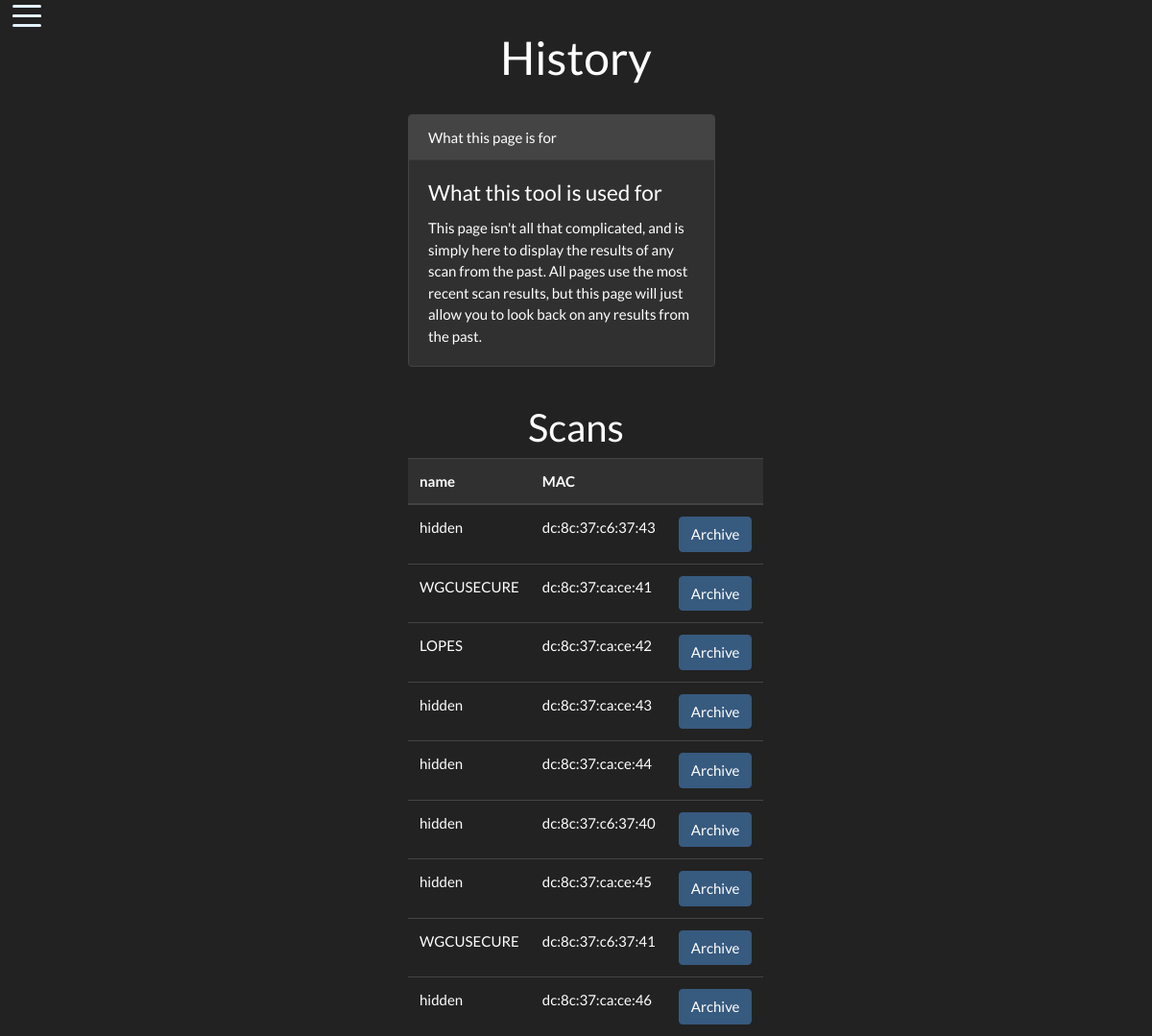
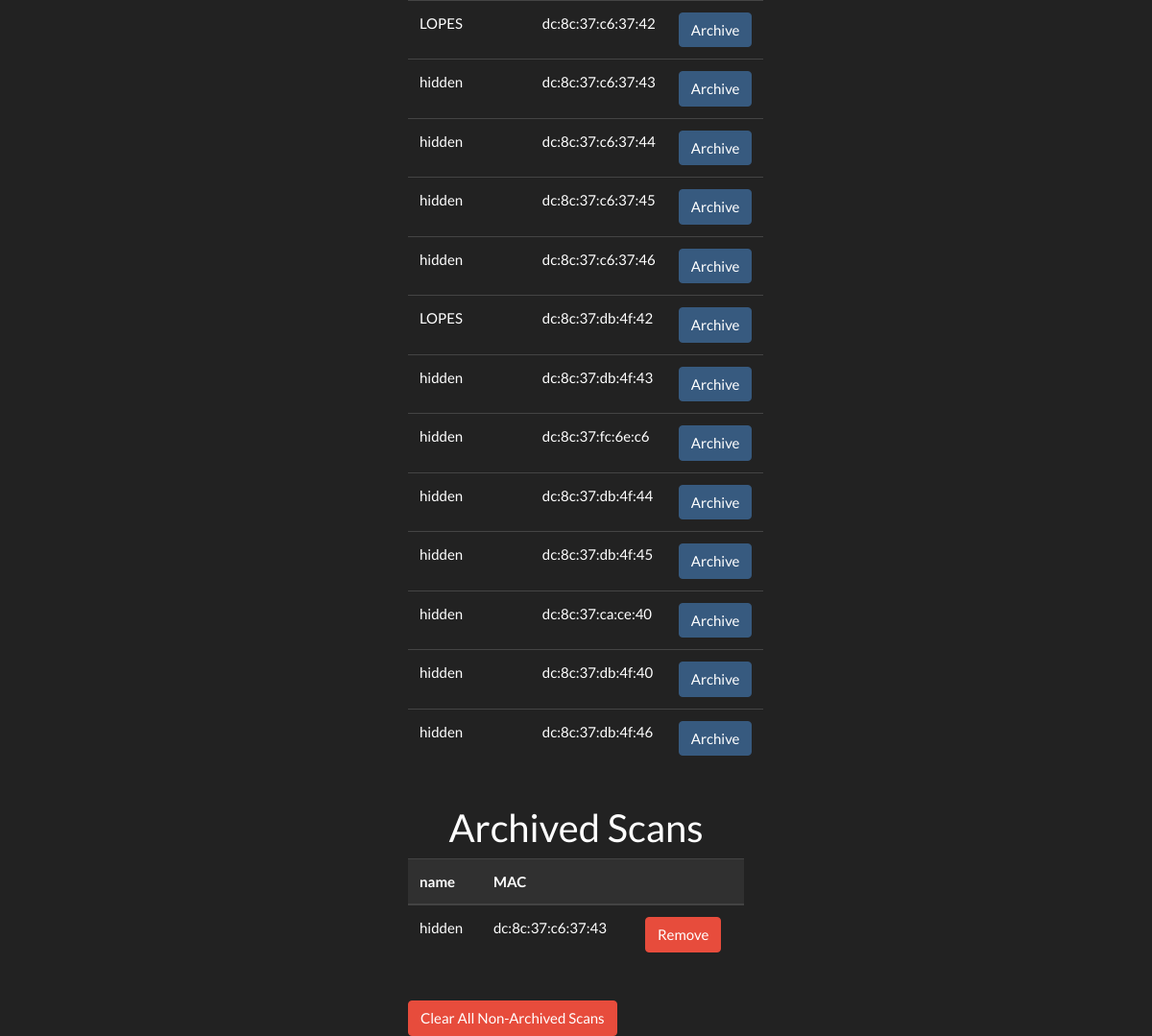
The app's page /history with its own data (2 pictures, top to bottom).
### app.py (models this page shows, shortened)
class device(db.Model):
    device_id = db.Column(db.Integer, primary_key=True)
    scan_group = db.Column(db.Integer, nullable=False, default=0)
    device_name = db.Column(db.String(50), nullable=False)
    mac_address = db.Column(db.String(17), nullable=False, default='00:00:00:00:00:00')
    archived = db.Column(db.Boolean, nullable=False , default=False)
    channel = db.Column(db.Integer, nullable=False, default=1)
    date_scanned = db.Column(db.DateTime, nullable=False, default=datetime.utcnow)

### app.py (the view)
@app.route("/history" ,methods=["GET", "POST"])
def display_history_page():
    if request.method == 'POST':
        if("archive" in request.form):
            device_to_archive_id = request.form['device_id']
            device_to_archive = device.query.filter_by(device_id=device_to_archive_id).first()
            device_to_archive.archived=True
        elif("clear" in request.form):
            device.query.filter_by(archived=False).delete()
        else:
            print("removing")
            device_to_archive_id = request.form['device_id']
            device_to_unarchive_id=request.form['device_id']
            device_to_unarchive = device.query.filter_by(device_id=device_to_unarchive_id).first()
            device_to_unarchive.archived=False
        try:
            db.session.commit()
        except (sqlalchemy.exc.SQLAlchemyError, sqlalchemy.exc.DBAPIError) as e:
            print(str(e))
            db.session.rollback()
        return render_template('history.html',archived=get_archived_scans(), scans=get_all_scans())
    else:
        return render_template('history.html',archived=get_archived_scans(), scans=get_all_scans())

### app.py (called while the page is built)
def get_all_scans():
    return device.query.all()

def get_archived_scans():
    return device.query.filter_by(archived=True).all()

### templates/history.html (shortened to what this page needs)
{% extends 'base.html' %}
{% block body %}
<h1 class="text-center">History</h1>
<br>
<div class="container">
    <div class="row">
      <div class="col-sm-4">
      </div>
      <div class="col-sm-4">
        <div class="card border-secondary mb-3" style="max-width: 20rem;">
            <div class="card-header">What this page is for</div>
            <div class="card-body">
              <h4 class="card-title">What this tool is used for</h4>
              <p class="card-text">
                  This page isn't all that complicated, and is simply here to display the results of any scan from the past. All pages use the most recent scan results,
                  but this page will just allow you to look back on any results from the past.
              </p>
            </div>
        </div>
        <br/>
        <h2 class="text-center">Scans</h1>
        <table class="table">
            <thead class="thead-dark">
                <tr>
                <th scope="col">name</th>
                <th scope="col">MAC</th>
                <th scope="col"></th>
                </tr>
            </thead>
            <tbody>
                {% for device in scans %}
                    <tr>
                        <form action='/history' method='POST'>
                            <td>{{device["device_name"]}}</td>
                            <td>{{device["mac_address"]}}</td>
                            <td><button align="center" id="archive" name="archive" type="submit" class="btn btn-primary">Archive</button></td>
                        </form>
                    </tr>
                {% endfor %}
            </tbody>
        </table>
        <br/>
        <h2 class="text-center">Archived Scans</h1>
        <table class="table">
            <thead class="thead-dark">
                <tr>
                <th scope="col">name</th>
                <th scope="col">MAC</th>
                <th scope="col"></th>
                </tr>
            </thead>
            <tbody>
                {% for device in archived %}
                    <tr>
                        <form action='/history' method='POST'>
                            <td>{{device["device_name"]}}</td>
                            <td>{{device["mac_address"]}}</td>
                            <td><button align="center" id="remove" name="remove" type="submit" class="btn btn-danger">Remove</button></td>
                        </form>
                    </tr>
                {% endfor %}
            </tbody>
        </table>
        <br/>
        <form action='/history' method='POST'>
            <button align="center" id="clear" name="clear" type="submit" class="btn btn-danger">Clear All Non-Archived Scans</button>
        </form>
      </div>
      <div class="col-sm-4">
      </div>
    </div>
  </div>
{% endblock %}

### templates/base.html (shortened to what this page needs)
<!DOCTYPE html>
<html lang="en">
    <head>
        <link href="{{ url_for('static', filename='css/bootstrap.min.css') }}" rel="stylesheet">
        <link href="{{ url_for('static', filename='css/watchdogs.css') }}" rel="stylesheet">
    </head>
    <body>
        <button onclick="openNav()" class="navbar-toggler second-button" type="button" data-toggle="collapse" data-target="#navbarSupportedContent23"
            aria-controls="navbarSupportedContent23" aria-expanded="false" aria-label="Toggle navigation">
            <div class="animated-icon2"><span></span><span></span><span></span></div>
        </button>
        {% block body %}
        {% endblock %}
    </body>
</html>

### static/css/watchdogs.css (style rules this page uses)
.animated-icon1, .animated-icon2, .animated-icon3 { width: 30px; height: 20px; position: relative; margin: 0px; -webkit-transform: rotate(0deg); -moz-transform: rotate(0deg); -o-transform: rotate(0deg); transform: rotate(0deg); -webkit-transition: .5s ease-in-out; -moz-transition: .5s ease-in-out; -o-transition: .5s ease-in-out; transition: .5s ease-in-out; cursor: pointer; }
.animated-icon1 span, .animated-icon2 span, .animated-icon3 span { display: block; position: absolute; height: 3px; width: 100%; border-radius: 9px; opacity: 1; left: 0; -webkit-transform: rotate(0deg); -moz-transform: rotate(0deg); -o-transform: rotate(0deg); transform: rotate(0deg); -webkit-transition: .25s ease-in-out; -moz-transition: .25s ease-in-out; -o-transition: .25s ease-in-out; transition: .25s ease-in-out; }
.animated-icon2 span { background: #e3f2fd; }
.animated-icon2 span:nth-child(1) { top: 0px; }
.animated-icon2 span:nth-child(2), .animated-icon2 span:nth-child(3) { top: 10px; }
.animated-icon2 span:nth-child(4) { top: 20px; }

### records on screen
device: device_name "hidden", mac_address "dc:8c:37:c6:37:43"
device: device_name "WGCUSECURE", mac_address "dc:8c:37:ca:ce:41"
device: device_name "LOPES", mac_address "dc:8c:37:ca:ce:42"
device: device_name "hidden", mac_address "dc:8c:37:ca:ce:43"
device: device_name "hidden", mac_address "dc:8c:37:ca:ce:44"
device: device_name "hidden", mac_address "dc:8c:37:c6:37:40"
device: device_name "hidden", mac_address "dc:8c:37:ca:ce:45"
device: device_name "WGCUSECURE", mac_address "dc:8c:37:c6:37:41"
device: device_name "hidden", mac_address "dc:8c:37:ca:ce:46"
device: device_name "LOPES", mac_address "dc:8c:37:c6:37:42"
device: device_name "hidden", mac_address "dc:8c:37:c6:37:43"
device: device_name "hidden", mac_address "dc:8c:37:c6:37:44"
device: device_name "hidden", mac_address "dc:8c:37:c6:37:45"
device: device_name "hidden", mac_address "dc:8c:37:c6:37:46"
device: device_name "LOPES", mac_address "dc:8c:37:db:4f:42"
device: device_name "hidden", mac_address "dc:8c:37:db:4f:43"
device: device_name "hidden", mac_address "dc:8c:37:fc:6e:c6"
device: device_name "hidden", mac_address "dc:8c:37:db:4f:44"
device: device_name "hidden", mac_address "dc:8c:37:db:4f:45"
device: device_name "hidden", mac_address "dc:8c:37:ca:ce:40"
device: device_name "hidden", mac_address "dc:8c:37:db:4f:40"
device: device_name "hidden", mac_address "dc:8c:37:db:4f:46"
